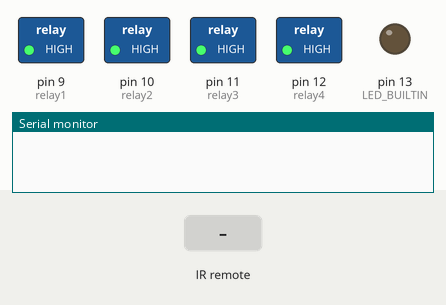
The sketch below on a simulated Arduino Uno, built with avr-gcc and run on an emulated ATmega328P. Parts: switched loads named in the sketch (green lamp = pin HIGH), output pins drawn as LEDs (lit = HIGH), the last lines printed to the serial monitor. Inputs (shaded band) come from the test bench.

Above: at 1.2 s.
1.3 s: infrared code 0x2FD12ED received
At 2.1 s:
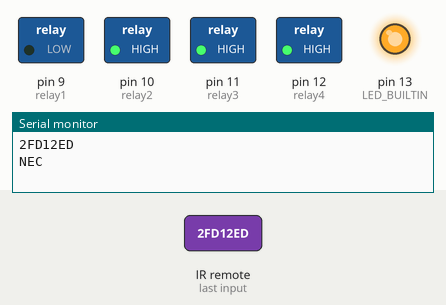
2.8 s: infrared code 0x2FD926D received
At 3.2 s:
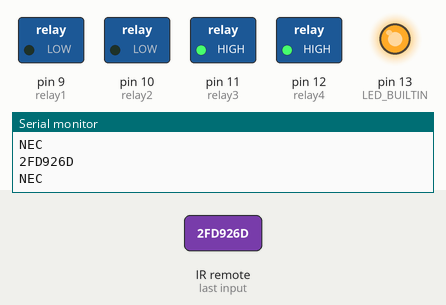
4.3 s: infrared code 0x2FD52AD received
At 5.5 s:
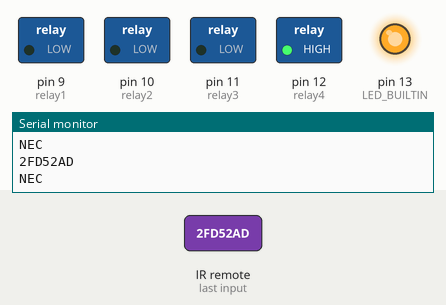
5.8 s: infrared code 0x2FDD22D received
At 6.7 s:
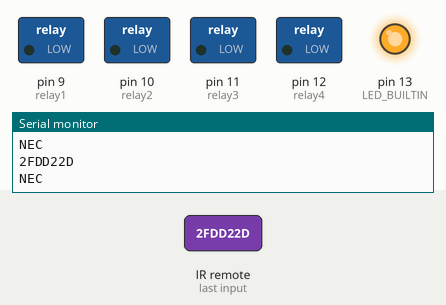
7.3 s: infrared code 0x2FD12ED received
At 7.8 s:
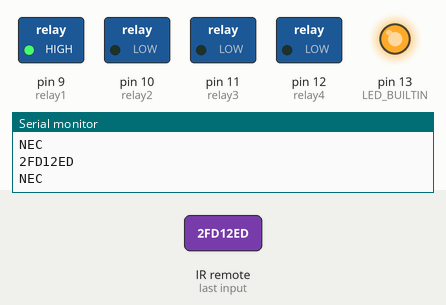
8.8 s: infrared code 0x2FD926D received
At 10.2 s:
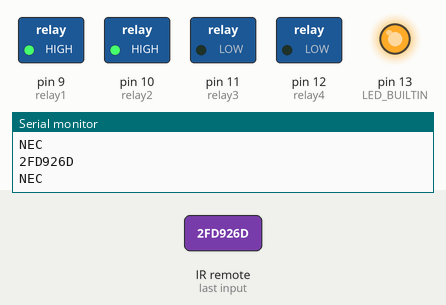
Timing chart, 0 to 11.3 s (numbered marks = the images above; inputs shaded):
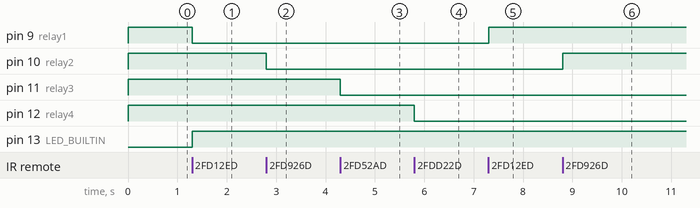

The sketch:

remotecontrol-code-device.ino
```cpp
// Include IR Remote Library by Ken Shirriff
#include <IRremote.h>

// Define sensor pin
const int RECV_PIN = 4;

// Define IR Receiver and Results Objects
IRrecv irrecv(RECV_PIN);
decode_results results;
int relay1=9;
int relay2=10;
int relay3=11;
int relay4=12;
int togglestate1=0;
int togglestate2=0;
int togglestate3=0;
int togglestate4=0;

void setup(){
  // Serial Monitor @ 9600 baud
  Serial.begin(9600);
  // Enable the IR Receiver
  irrecv.enableIRIn();
  pinMode(LED_BUILTIN, OUTPUT);
  digitalWrite(LED_BUILTIN, LOW);
  pinMode(relay1, OUTPUT);
  pinMode(relay2, OUTPUT);
  pinMode(relay3, OUTPUT);
  pinMode(relay4, OUTPUT);
  digitalWrite(relay1, HIGH);
  digitalWrite(relay2, HIGH);
  digitalWrite(relay3, HIGH);
  digitalWrite(relay4, HIGH);
}

void loop(){
  if (irrecv.decode(&results)){
        Serial.println(results.value, HEX);
        switch (results.decode_type){
            case NEC:
              Serial.println("NEC");
              break;
            case SONY:
              Serial.println("SONY");
              break;
            case RC5:
              Serial.println("RC5");
              break;
            case RC6:
              Serial.println("RC6");
              break;
            case DISH:
              Serial.println("DISH");
              break;
            case SHARP:
              Serial.println("SHARP");
              break;
            case JVC:
              Serial.println("JVC");
              break;
            case SANYO:
              Serial.println("SANYO");
              break;
            case MITSUBISHI:
              Serial.println("MITSUBISHI");
              break;
            case SAMSUNG:
              Serial.println("SAMSUNG");
              break;
            case LG:
              Serial.println("LG");
              break;
            case WHYNTER:
              Serial.println("WHYNTER");
              break;
            case AIWA_RC_T501:
              Serial.println("AIWA_RC_T501");
              break;
            case PANASONIC:
              Serial.println("PANASONIC");
              break;
            case DENON:
              Serial.println("DENON");
              break;
          default:
            case UNKNOWN:
              Serial.println("UNKNOWN");
              break;
          }
        digitalWrite(LED_BUILTIN,HIGH);
        switch(results.value){

          case 0x2FD12ED: //Pink Keypad Button
        // Toggle LED On or Off
        if(togglestate1==0){
        digitalWrite(relay1, LOW);
        togglestate1=1;
        }
        else {
        digitalWrite(relay1, HIGH);
        togglestate1=0;
        }
        break;

        case 0x2FD926D: //Green Keypad Button
        // Toggle LED On or Off
        if(togglestate2==0){
        digitalWrite(relay2, LOW);
        togglestate2=1;
        }
        else {
        digitalWrite(relay2, HIGH);
        togglestate2=0;
        }
        break;
        case 0x2FD52AD: //Yellow Keypad Button
        // Toggle LED On or Off
        if(togglestate3==0){
        digitalWrite(relay3, LOW);
        togglestate3=1;
        }
        else {
        digitalWrite(relay3, HIGH);
        togglestate3=0;
        }
        break;
        case 0x2FDD22D: //Blue Keypad Button
        // Toggle LED On or Off
        if(togglestate4==0){
        digitalWrite(relay4, LOW);
        togglestate4=1;
        }
        else {
        digitalWrite(relay4, HIGH);
        togglestate4=0;
        }
        break;
        digitalWrite(LED_BUILTIN,LOW);
    }
    irrecv.resume();
  }
}
```

Measured:
- after the input at 1.3 s, pin 9 (relay1): HIGH → LOW at once; pin 13 (LED_BUILTIN): LOW → HIGH at once
- after the input at 2.8 s, pin 10 (relay2): HIGH → LOW at once
- after the input at 4.3 s, pin 11 (relay3): HIGH → LOW at once
- after the input at 5.8 s, pin 12 (relay4): HIGH → LOW at once
- after the input at 7.3 s, pin 9 (relay1): LOW → HIGH at once
- after the input at 8.8 s, pin 10 (relay2): LOW → HIGH at once
